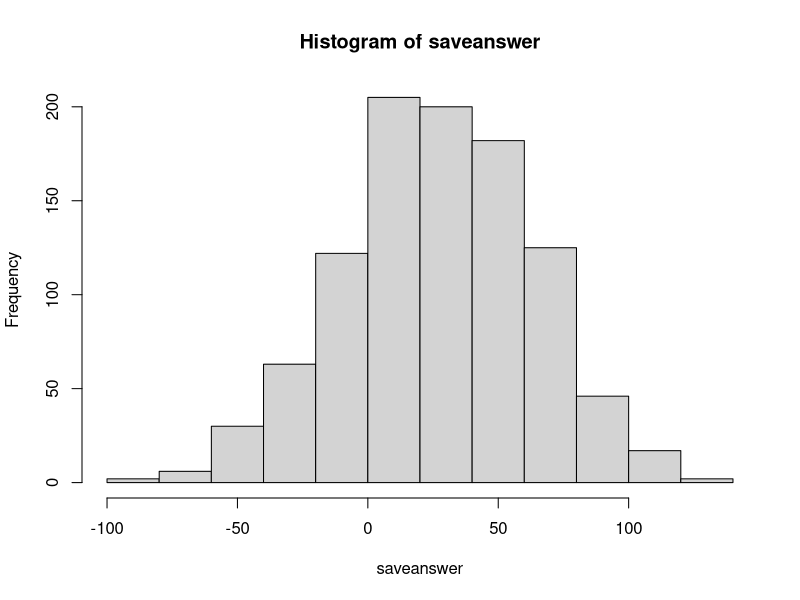
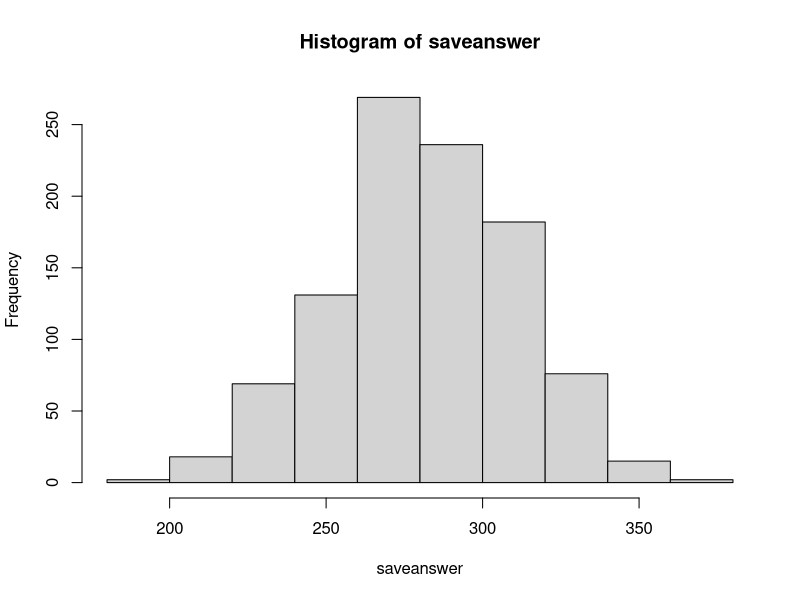

Recreate these plots in R, in order.
## ---- chunk 1
knitr::opts_chunk$set(echo = TRUE)
require(tidyverse)
require(tidyverse)
require(knitr)
## ---- chunk 2
birthdays = 1:365
saveanswer = vector("numeric")
for(j in 1:1000) {

savebank = 0
for(i in 1:637) {
classsample <- sample(birthdays, 29, replace = TRUE)
d <- duplicated(classsample)

# If we add up 'd' and get a number greater than 0, we have two people who have the same birthday.

if(sum(d) > 0) {
  savebank = savebank + 1
} else {
  savebank = savebank - 2
}
}
saveanswer[j] <- savebank
}
## ---- chunk 3
hist(saveanswer)
ssanswer <- sort(saveanswer)
print(ssanswer[25])
print(ssanswer[975])
## ---- chunk 4
birthdays = 1:365
saveanswer = vector("numeric")
for(j in 1:1000) {

savebank = 0
for(i in 1:637) {
classsample <- sample(birthdays, 35, replace = TRUE)
d <- duplicated(classsample)

# If we add up 'd' and get a number greater than 0, we have two people who have the same birthday.

if(sum(d) > 0) {
  savebank = savebank + 1
} else {
  savebank = savebank - 2
}
}
saveanswer[j] <- savebank
}
## ---- chunk 5
hist(saveanswer)
ssanswer <- sort(saveanswer)
print(ssanswer[25])
print(ssanswer[975])
